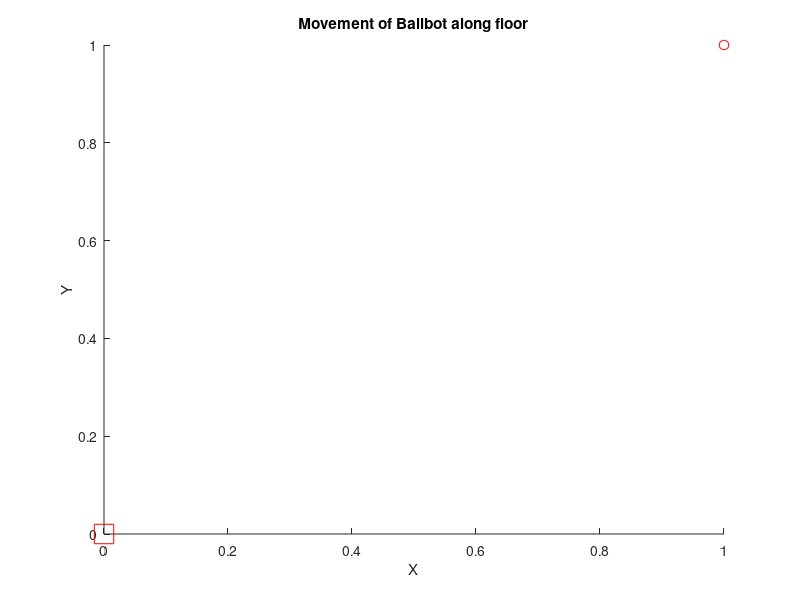

Source code (MATLAB): (Note: this script raises an error after producing the figure.)
figure; hold on;
plot(0,0,'rs','MarkerSize',14);
plot(1,1,'ro','MarkerSize',7);
xlabel('X');
ylabel('Y');
title('Movement of Ballbot along floor');
for j=1:size(xw,1)
    plot(xw(j),yw(j),'ks','MarkerSize',4);
    drawnow;
end